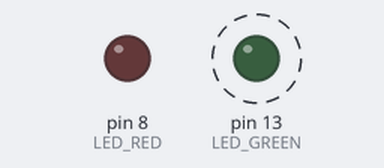
Simulated run of this program. Board: Arduino Uno, built with avr-gcc and run on an emulated ATmega328P. Parts: output pins drawn as LEDs (lit = HIGH). Dashed ring = blinking.

Above: at 0.12 s.
At 2.62 s:
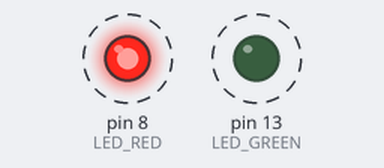
Timing chart, 0 to 3.0 s (numbered marks = the images above):
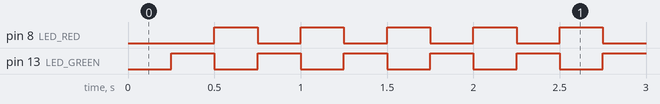

The program:

main.cpp
```cpp
// (licence header left out)
/* Defines -----------------------------------------------------------*/
#define LED_GREEN PB5   // PB5 is AVR pin where green on-board LED
                        // is connected
#define LED_RED 8   // PB5 is AVR pin where green on-board LED
#define SHORT_DELAY 250 // Delay in milliseconds
#ifndef F_CPU
# define F_CPU 16000000 // CPU frequency in Hz required for delay funcs
#endif

/* Includes ----------------------------------------------------------*/
#include <avr/io.h>     // AVR device-specific IO definitions
#include <util/delay.h> // Functions for busy-wait delay loops


// -----
// This part is needed to use Arduino functions but also physical pin
// names. We are using Arduino-style just to simplify the first lab.
#include "Arduino.h"
#define PB5 13          // In Arduino world, PB5 is called "13"
// -----


/* Function definitions ----------------------------------------------*/
/**********************************************************************
 * Function: Main function where the program execution begins
 * Purpose:  Toggle one LED and use delay library.
 * Returns:  none
 **********************************************************************/
int main(void)
{
    uint8_t led_value = LOW;  // Local variable to keep LED status
    uint8_t red_value = HIGH;

    // Set pin where on-board LED is connected as output
    pinMode(LED_GREEN, OUTPUT);
    pinMode(LED_RED,OUTPUT);

    // Infinite loop
    while (1)
    {
        // Change LED value
        if (led_value == LOW)
            led_value = HIGH;
        else
            led_value = LOW;

        if (red_value == HIGH)
            red_value = LOW;
        else
            red_value = HIGH;

        // Pause several milliseconds
        _delay_ms(SHORT_DELAY);
        // Turn ON/OFF on-board LED
        digitalWrite(LED_GREEN, led_value);
        digitalWrite(LED_RED, red_value);
    }

    // Will never reach this
    return 0;
}
```

Measured:
- by itself, pin 8 (LED_RED), pin 13 (LED_GREEN): alternates HIGH for 0.25 s and LOW for 0.25 s
